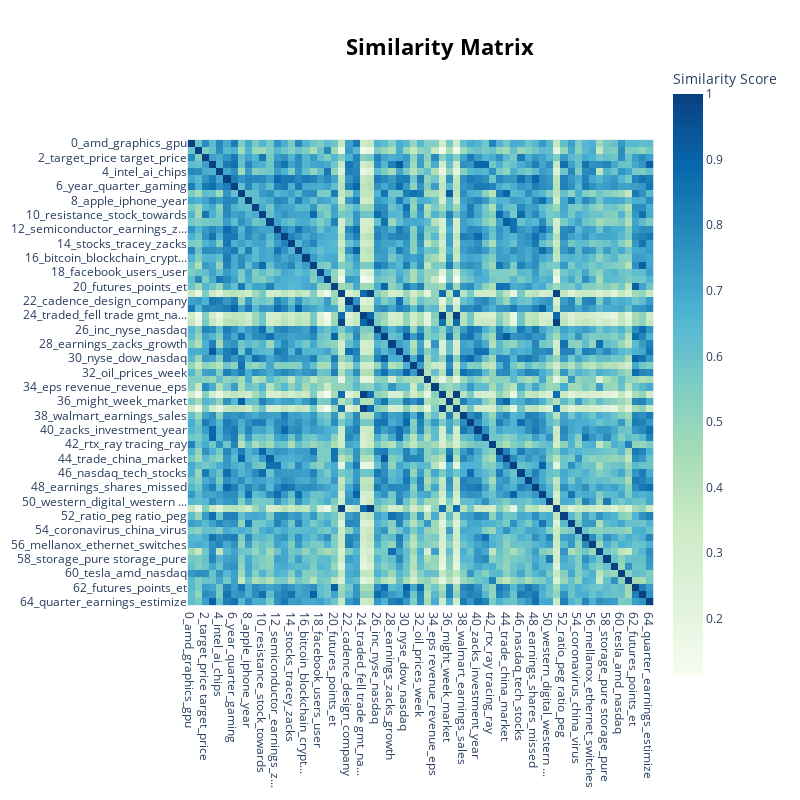

Notebook cell for this chart:
### Code cell
default_topic_model.visualize_heatmap()

### Figure 1 — Plotly figure (JSON) as saved in the notebook; plotly's stock layout.template omitted (floating-point values rounded to 4 significant figures; data arrays with more than 128 entries replaced by an {"elided": "..."} marker saying what was removed)
{"data": [{"coloraxis": "coloraxis", "hovertemplate": "x: %{x}<br>y: %{y}<br>Similarity Score: %{z}<extra></extra>", "name": "0", "type": "heatmap", "x": ["0_amd_graphics_gpu", "1_driving_self_self driving", "2_target_price target_price", "3_million_quarter_year", "4_intel_ai_chips", "5_tech_nasdaq_stocks", "6_year_quarter_gaming", "7_fed_week_dollar", "8_apple_iphone_year", "9_inc_close_performers", "10_resistance_stock_towards", "11_china_trade_chinese", "12_semiconductor_earnings_z...", "13_analyst_zacks analyst_za...", "14_stocks_tracey_zacks", "15_micron_quarter_dram", "16_bitcoin_blockchain_crypt...", "17_day_trading_call", "18_facebook_users_user", "19_ai_robotics_ml", "20_futures_points_et", "21_traded_rose trade gmt_na...", "22_cadence_design_company", "23_intel_quarter_year", "24_traded_fell trade gmt_na...", "25_traded_rose trade gmt_ro...", "26_inc_nyse_nasdaq", "27_trade_nyse_nasdaq", "28_earnings_zacks_growth", "29_quarter_million_year", "30_nyse_dow_nasdaq", "31_us_targets_scenario", "32_oil_prices_week", "33_qualcomm_commission_anti...", "34_eps revenue_revenue_eps", "35_traded_com nasdaq fell_n...", "36_might_week_market", "37_traded_trade gmt friday_...", "38_walmart_earnings_sales", "39_stock_nasdaq_nyse", "40_zacks_investment_year", "41_netapp_cloud_quarter", "42_rtx_ray tracing_ray", "43_resistance_stock_around", "44_trade_china_market", "45_china_semiconductor_indu...", "46_nasdaq_tech_stocks", "47_percent_reuters_index", "48_earnings_shares_missed", "49_semiconductor_earnings_t...", "50_western_digital_western ...", "51_traded_monday nasdaq exc...", "52_ratio_peg ratio_peg", "53_qualcomm_chips_chip", "54_coronavirus_china_virus", "55_microsoft_azure_cloud", "56_mellanox_ethernet_switches", "57_earnings_estimates_index", "58_storage_pure storage_pure", "59_esports_game_video", "60_tesla_amd_nasdaq", "61_games_stadia_gaming", "62_futures_points_et", "63_trader_today_editor", "64_quarter_earnings_estimize"], "xaxis": "x", "y": ["0_amd_graphics_gpu", "1_driving_self_self driving", "2_target_price target_price", "3_million_quarter_year", "4_intel_ai_chips", "5_tech_nasdaq_stocks", "6_year_quarter_gaming", "7_fed_week_dollar", "8_apple_iphone_year", "9_inc_close_performers", "10_resistance_stock_towards", "11_china_trade_chinese", "12_semiconductor_earnings_z...", "13_analyst_zacks analyst_za...", "14_stocks_tracey_zacks", "15_micron_quarter_dram", "16_bitcoin_blockchain_crypt...", "17_day_trading_call", "18_facebook_users_user", "19_ai_robotics_ml", "20_futures_points_et", "21_traded_rose trade gmt_na...", "22_cadence_design_company", "23_intel_quarter_year", "24_traded_fell trade gmt_na...", "25_traded_rose trade gmt_ro...", "26_inc_nyse_nasdaq", "27_trade_nyse_nasdaq", "28_earnings_zacks_growth", "29_quarter_million_year", "30_nyse_dow_nasdaq", "31_us_targets_scenario", "32_oil_prices_week", "33_qualcomm_commission_anti...", "34_eps revenue_revenue_eps", "35_traded_com nasdaq fell_n...", "36_might_week_market", "37_traded_trade gmt friday_...", "38_walmart_earnings_sales", "39_stock_nasdaq_nyse", "40_zacks_investment_year", "41_netapp_cloud_quarter", "42_rtx_ray tracing_ray", "43_resistance_stock_around", "44_trade_china_market", "45_china_semiconductor_indu...", "46_nasdaq_tech_stocks", "47_percent_reuters_index", "48_earnings_shares_missed", "49_semiconductor_earnings_t...", "50_western_digital_western ...", "51_traded_monday nasdaq exc...", "52_ratio_peg ratio_peg", "53_qualcomm_chips_chip", "54_coronavirus_china_virus", "55_microsoft_azure_cloud", "56_mellanox_ethernet_switches", "57_earnings_estimates_index", "58_storage_pure storage_pure", "59_esports_game_video", "60_tesla_amd_nasdaq", "61_games_stadia_gaming", "62_futures_points_et", "63_trader_today_editor", "64_quarter_earnings_estimize"], "yaxis": "y", "z": {"elided": "65x65 float values"}}], "layout": {"coloraxis": {"colorbar": {"title": {"text": "Similarity Score"}}, "colorscale": [[0, "rgb(247,252,240)"], [0.125, "rgb(224,243,219)"], [0.25, "rgb(204,235,197)"], [0.375, "rgb(168,221,181)"], [0.5, "rgb(123,204,196)"], [0.625, "rgb(78,179,211)"], [0.75, "rgb(43,140,190)"], [0.875, "rgb(8,104,172)"], [1, "rgb(8,64,129)"]]}, "height": 800, "hoverlabel": {"bgcolor": "white", "font": {"family": "Rockwell", "size": 16}}, "legend": {"title": {"text": "Trend"}}, "margin": {"t": 60}, "showlegend": true, "title": {"font": {"color": "Black", "size": 22}, "text": "<b>Similarity Matrix</b>", "x": 0.55, "xanchor": "center", "y": 0.95, "yanchor": "top"}, "width": 800, "xaxis": {"anchor": "y", "constrain": "domain", "domain": [0, 1], "scaleanchor": "y"}, "yaxis": {"anchor": "x", "autorange": "reversed", "constrain": "domain", "domain": [0, 1]}}}
